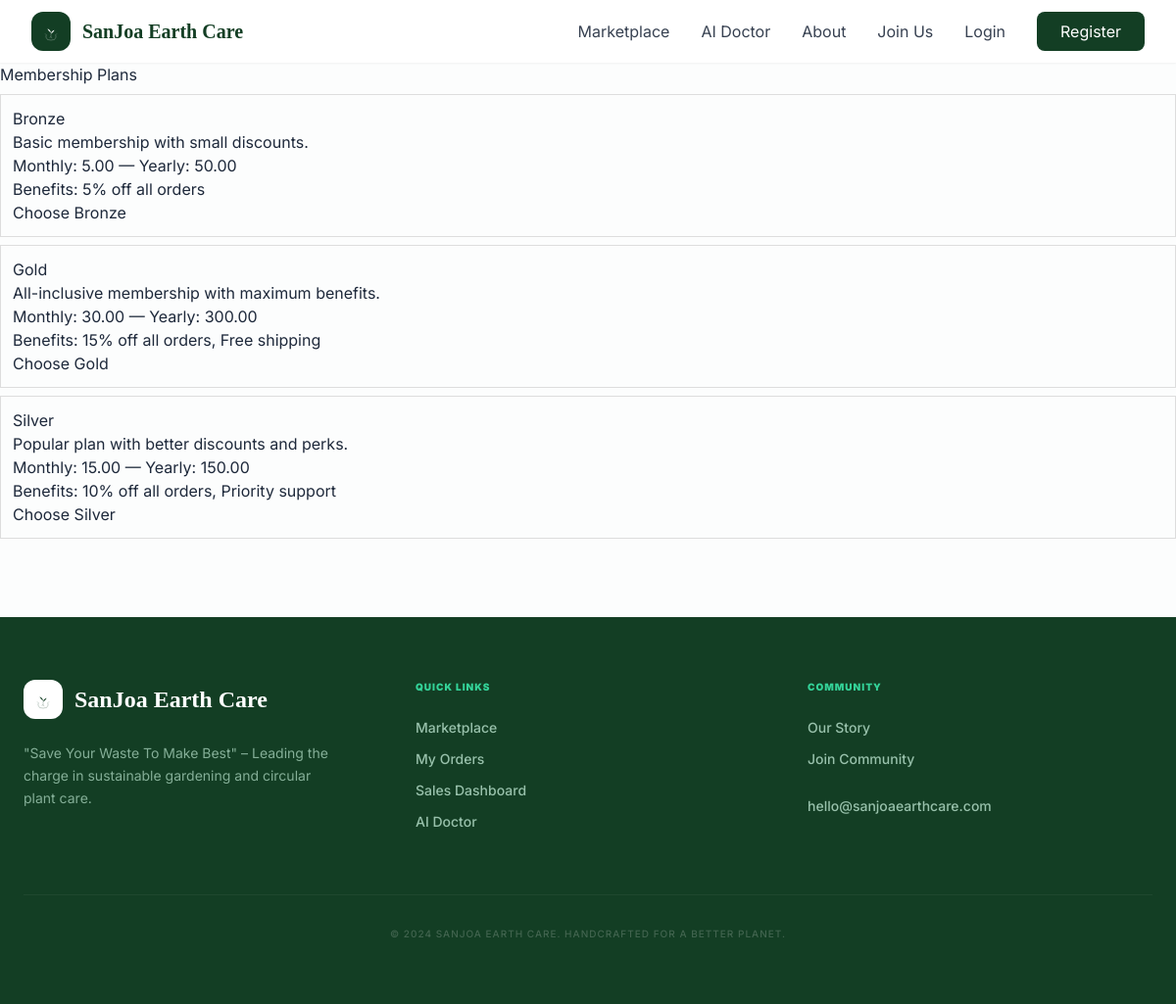
Page /membership/ on the committed database.
### botanical/models.py (models this page shows, shortened)
class MembershipPlan(models.Model):
    TIER_CHOICES = [
        ('None', 'None'),
        ('Bronze', 'Bronze'),
        ('Silver', 'Silver'),
        ('Gold', 'Gold'),
    ]
    tier = models.CharField(max_length=10, choices=TIER_CHOICES, unique=True)
    price_monthly = models.DecimalField(max_digits=10, decimal_places=2, default=0)
    price_yearly = models.DecimalField(max_digits=10, decimal_places=2, default=0)
    discount_percentage = models.IntegerField(default=0)
    benefits = models.JSONField(default=list, blank=True, help_text="e.g., ['Free shipping', '10% discount']")
    description = models.TextField(blank=True)
    is_active = models.BooleanField(default=True)
    created_at = models.DateTimeField(auto_now_add=True)
    updated_at = models.DateTimeField(auto_now=True)
    class Meta:
        verbose_name = 'Membership Plan'
        verbose_name_plural = 'Membership Plans'
        ordering = ['tier']

### botanical/views.py (the view, shortened to what this page needs)
# urls.py: path('membership/', views.membership, name='membership'),
def membership(request):
    plans = MembershipPlan.objects.filter(is_active=True).order_by('tier')
    current_membership = None
    active_purchase = None
    context = {
        'plans': plans,
        'current_membership': current_membership,
        'active_purchase': active_purchase,
    }
    return render(request, 'botanical/membership.html', context)

### botanical/templates/botanical/membership.html (shortened to what this page needs)
{% extends 'botanical/base.html' %}
{% block content %}
<h1>Membership Plans</h1>
<div>
  {% for plan in plans %}
    <div style="border:1px solid #ddd; padding:12px; margin:8px 0;">
      <h3>{{ plan.tier }}</h3>
      <p>{{ plan.description }}</p>
      <p>Monthly: {{ plan.price_monthly }} — Yearly: {{ plan.price_yearly }}</p>
      <p>Benefits: {% for b in plan.benefits %}{{ b }}{% if not forloop.last %}, {% endif %}{% endfor %}</p>
      <form method="get" action="{% url 'botanical:upgrade_membership' plan.id %}">
        <button type="submit">Choose {{ plan.tier }}</button>
      </form>
    </div>
  {% endfor %}
</div>
{% endblock %}

### botanical/templates/botanical/base.html (shortened to what this page needs)
{% load static %}
<!DOCTYPE html>
<html lang="en">
<head>
    <script src="https://cdn.tailwindcss.com"></script>
</head>
<body>
    <nav class="bg-white shadow-sm sticky top-0 z-50">
        <div class="max-w-7xl mx-auto px-4 sm:px-6 lg:px-8">
            <div class="flex justify-between items-center h-16">
                <a href="{% url 'botanical:home' %}" class="flex items-center gap-3">
                    <div class="bg-[#133e24] p-2 rounded-xl">
                    </div>
                    <span class="text-xl font-serif font-bold text-[#133e24]">SanJoa Earth Care</span>
                </a>
                <div class="hidden md:flex items-center gap-8">
                    <a href="{% url 'botanical:home' %}" class="text-gray-700 hover:text-[#133e24] transition-colors">Marketplace</a>
                    <a href="{% url 'botanical:plant_doctor' %}" class="text-gray-700 hover:text-[#133e24] transition-colors">AI Doctor</a>
                    <a href="{% url 'botanical:about_us' %}" class="text-gray-700 hover:text-[#133e24] transition-colors">About</a>
                    <a href="{% url 'botanical:join_us' %}" class="text-gray-700 hover:text-[#133e24] transition-colors">Join Us</a>
                    {% if user.is_authenticated %}
                        <a href="{% url 'botanical:orders' %}" class="text-gray-700 hover:text-[#133e24] transition-colors">Orders</a>
                        <a href="{% url 'botanical:account' %}" class="text-gray-700 hover:text-[#133e24] transition-colors">Account</a>
                        <a href="{% url 'botanical:logout' %}" class="text-gray-700 hover:text-[#133e24] transition-colors">Logout</a>
                    {% else %}
                        <a href="{% url 'botanical:login' %}" class="text-gray-700 hover:text-[#133e24] transition-colors">Login</a>
                        <a href="{% url 'botanical:register' %}" class="bg-[#133e24] text-white px-6 py-2 rounded-lg hover:bg-[#0f3119] transition-colors">Register</a>
                    {% endif %}
                </div>
            </div>
        </div>
    </nav>
    <main>
        {% block content %}{% endblock %}
    </main>
    <footer class="bg-[#133e24] text-white py-16 px-6 mt-20">
        <div class="max-w-7xl mx-auto grid grid-cols-1 md:grid-cols-3 gap-12 items-start">
            <div class="space-y-6">
                <div class="flex items-center gap-3">
                    <div class="bg-white p-2 rounded-xl">
                    </div>
                    <span class="text-2xl font-serif font-bold">SanJoa Earth Care</span>
                </div>
                <p class="text-emerald-100/60 text-sm leading-relaxed max-w-xs">
                    "Save Your Waste To Make Best" – Leading the charge in sustainable gardening and circular plant care.
                </p>
            </div>
            <div>
                <h4 class="text-[10px] font-black uppercase tracking-widest text-emerald-400 mb-6">Quick Links</h4>
                <div class="flex flex-col gap-3 text-sm font-medium text-emerald-100/70">
                    <a href="{% url 'botanical:home' %}" class="hover:text-white transition-colors">Marketplace</a>
                    <a href="{% url 'botanical:orders' %}" class="hover:text-white transition-colors">My Orders</a>
                    <a href="{% url 'botanical:sales' %}" class="hover:text-white transition-colors">Sales Dashboard</a>
                    <a href="{% url 'botanical:plant_doctor' %}" class="hover:text-white transition-colors">AI Doctor</a>
                </div>
            </div>
            <div>
                <h4 class="text-[10px] font-black uppercase tracking-widest text-emerald-400 mb-6">Community</h4>
                <div class="flex flex-col gap-3 text-sm font-medium text-emerald-100/70">
                    <a href="{% url 'botanical:about_us' %}" class="hover:text-white transition-colors">Our Story</a>
                    <a href="{% url 'botanical:join_us' %}" class="hover:text-white transition-colors">Join Community</a>
                    <p class="mt-4">hello@sanjoaearthcare.com</p>
                </div>
            </div>
        </div>
        <div class="max-w-7xl mx-auto mt-16 pt-8 border-t border-white/5 text-center">
            <p class="text-[10px] font-medium text-white/20 uppercase tracking-widest">&copy; 2024 SanJoa Earth Care. Handcrafted for a better planet.</p>
        </div>
    </footer>
</body>
</html>

### botanical/templates/botanical/base.html (style rules this page uses)
body { font-family: 'Inter', sans-serif; background-color: #fcfdfd; color: #1e293b; overflow-x: hidden; }
.font-serif { font-family: 'Playfair Display', serif; }

### rows in the picture
MembershipPlan: tier "Bronze", description "Basic membership with small discounts.", price_monthly "5.00", price_yearly "50.00", benefits "5% off all orders"
MembershipPlan: tier "Gold", description "All-inclusive membership with maximum benefits.", price_monthly "30.00", price_yearly "300.00", benefits "15% off all orders" "Free shipping"
MembershipPlan: tier "Silver", description "Popular plan with better discounts and perks.", price_monthly "15.00", price_yearly "150.00", benefits "10% off all orders" "Priority support"
